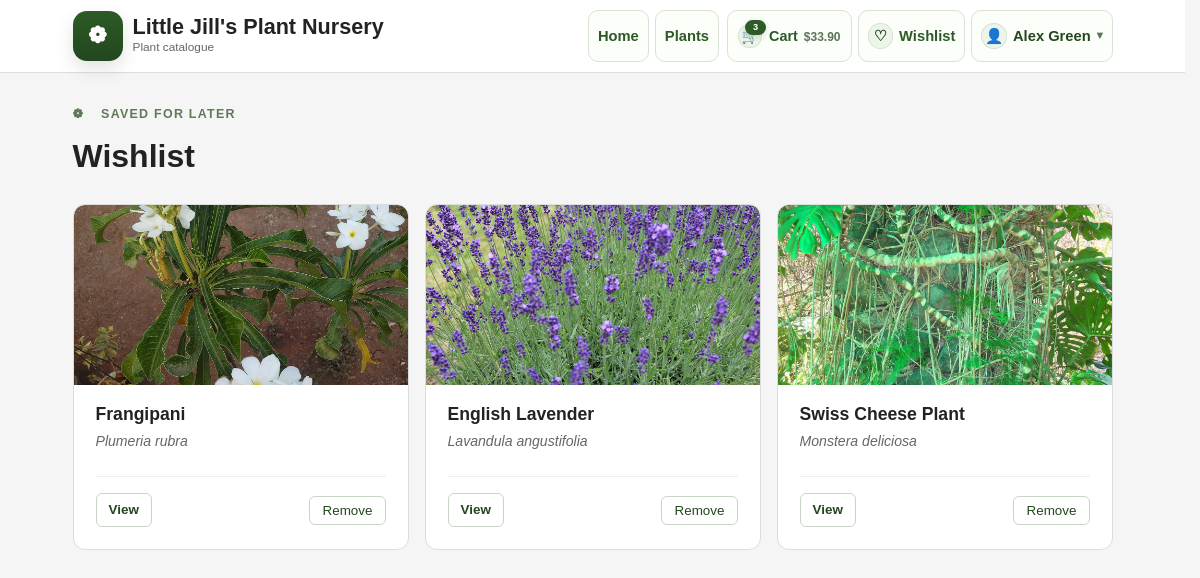
Page /wishlist (signed in) on the committed database.
### models.py (models this page shows, shortened)
class User(db.Model, UserMixin):
    id: Mapped[int] = mapped_column(Integer, primary_key=True, autoincrement=True)
    email: Mapped[str] = mapped_column(String(120), unique=True, nullable=False)
    full_name: Mapped[str] = mapped_column(String(100), nullable=False)
    password_hash: Mapped[str] = mapped_column(String(255), nullable=False)
    is_staff: Mapped[bool] = mapped_column(Boolean, default=False)
    carts: Mapped[list["Cart"]] = relationship(back_populates="user")
    orders: Mapped[list["Order"]] = relationship(back_populates="user")
    address: Mapped[Optional["UserAddress"]] = relationship(
        back_populates="user",
        cascade="all, delete-orphan",
        uselist=False,
    )
    wishlist: Mapped[list["Wishlist"]] = relationship(back_populates="user")

class Wishlist(db.Model):
    id: Mapped[int] = mapped_column(primary_key=True)
    user_id: Mapped[int] = mapped_column(ForeignKey("user.id"), nullable=False, index=True)
    plant_id: Mapped[int] = mapped_column(ForeignKey("plant.id"), nullable=False, index=True)
    created_at: Mapped[datetime] = mapped_column(DateTime, default=datetime.utcnow, nullable=False)
    user: Mapped["User"] = relationship(back_populates="wishlist")
    plant: Mapped["Plant"] = relationship()

class Plant(db.Model):
    id: Mapped[int] = mapped_column(primary_key=True)
    common_name: Mapped[str] = mapped_column(String(100))
    scientific_name: Mapped[Optional[str]] = mapped_column(String(100))
    category_id: Mapped[Optional[int]] = mapped_column(ForeignKey('category.id'))
    species_id: Mapped[Optional[int]] = mapped_column(ForeignKey('species.id'))
    variety_id: Mapped[Optional[int]] = mapped_column(ForeignKey('variety.id'))
    description: Mapped[Optional[str]] = mapped_column(String(200))
    colour: Mapped[Optional[str]] = mapped_column(String(50))
    growth_width: Mapped[Optional[float]] = mapped_column(Float)
    growth_height: Mapped[Optional[float]] = mapped_column(Float)
    fragrant: Mapped[Optional[bool]] = mapped_column(Boolean, default=False)
    frost_sensitive: Mapped[Optional[bool]] = mapped_column(Boolean, default=False)
    flowering_period: Mapped[Optional[str]] = mapped_column(String(200))
    light_requirements: Mapped[Optional[str]] = mapped_column(String(200))
    soil_requirements: Mapped[Optional[str]] = mapped_column(String(200))
    planting_advice: Mapped[Optional[str]] = mapped_column(String(200))
    watering_needs: Mapped[Optional[str]] = mapped_column(String(200))
    pruning_needs: Mapped[Optional[str]] = mapped_column(String(200))
    images: Mapped[Optional[list]] = mapped_column(JSON, default=list)
    plant_pots: Mapped[list["PlantPot"]] = relationship(back_populates="plant")
    cart_items: Mapped[list["CartItem"]] = relationship(back_populates="plant")
    @property
    def primary_image(self) -> Optional[str]:
        return self.images[0] if self.images else None

### app.py (the view)
@app.route("/wishlist")
@login_required
def wishlist():
    wishlist_items = Wishlist.query.filter_by(user_id=current_user.id).order_by(Wishlist.created_at.desc()).all()
    return render_template(
        "wishlist.html",
        wishlist_items=wishlist_items,
    )

### app.py (called while the page is built)
@login_manager.user_loader
def load_user(user_id):
    return User.query.get(int(user_id))

def decimal_price(value):
    if value is None:
        return Decimal("0.00")
    if isinstance(value, Decimal):
        return value.quantize(Decimal("0.01"))
    return Decimal(str(value)).quantize(Decimal("0.01"))

def build_cart_summary(cart):
    items = []
    subtotal = Decimal("0.00")
    for item in cart.items:
        unit_price = decimal_price(item.unit_price_snapshot)
        line_total = unit_price * item.quantity
        subtotal += line_total
        items.append(
            {
                "id": item.id,
                "plant_id": item.plant_id,
                "pot_id": item.pot_id,
                "name": item.plant_name_snapshot,
                "pot_size": item.pot_size_snapshot,
                "image_filename": item.image_snapshot,
                "quantity": item.quantity,
                "unit_price": unit_price,
                "line_total": line_total,
                "plant": item.plant,
            }
        )
    return {
        "items": items,
        "subtotal": subtotal,
        "total": subtotal,
        "item_count": sum(item["quantity"] for item in items),
    }

def get_active_cart(user):
    return (
        Cart.query.filter_by(user_id=user.id, status="active")
        .order_by(Cart.updated_at.desc(), Cart.id.desc())
        .first()
    )

def get_header_cart_summary():
    if not current_user.is_authenticated:
        return {
            "header_cart_item_count": 0,
            "header_cart_total": Decimal("0.00"),
        }
    cart = get_active_cart(current_user)
    if cart is None:
        return {
            "header_cart_item_count": 0,
            "header_cart_total": Decimal("0.00"),
        }
    summary = build_cart_summary(cart)
    return {
        "header_cart_item_count": summary["item_count"],
        "header_cart_total": summary["total"],
    }

@app.context_processor
def inject_header_cart_summary():
    return get_header_cart_summary()

### templates/wishlist.html (shortened to what this page needs)
<!DOCTYPE html>
<html lang="en">
<head>
    <link rel="stylesheet" href="{{ url_for('static', filename='styles.css') }}">
</head>
<body>
    {% include '_header.html' %}
    <main class="container">
        <div class="page-header">
            <p class="page-header__eyebrow">❁ &ensp; saved for later</p>
            <h1>Wishlist</h1>
        </div>
        {% if wishlist_items %}
            <div class="plant-grid">
                {% for item in wishlist_items %}
                    <article class="plant-card">
                        {% if item.plant.primary_image %}
                        <div class="plant-card__image">
                            <img src="{{ url_for('static', filename='images/' ~ item.plant.primary_image) }}" alt="{{ item.plant.common_name }}">
                        </div>
                        {% endif %}
                        <div class="plant-card__body">
                            <h3 class="plant-card__name">{{ item.plant.common_name }}</h3>
                            {% if item.plant.scientific_name %}
                                <p class="plant-card__sci"><em>{{ item.plant.scientific_name }}</em></p>
                            {% endif %}
                        </div>
                        <div class="plant-card__footer">
                            <a class="button-link button-link--sm button-secondary" href="{{ url_for('plant_detail', id=item.plant.id) }}">View</a>
                            <div class="wishlist-card-actions">
                                <form method="post" action="{{ url_for('remove_from_wishlist', plant_id=item.plant.id) }}">
                                    <button type="submit" class="button-secondary button-link--sm">Remove</button>
                                </form>
                            </div>
                        </div>
                    </article>
                {% endfor %}
            </div>
        {% else %}
            <div class="empty-state">
                <p class="empty-state__msg">No wishlist items yet.</p>
                <a class="button-link" href="{{ url_for('plants_index') }}">Browse plants</a>
            </div>
        {% endif %}
    </main>
</body>
</html>

### templates/_header.html (shortened to what this page needs)
<header class="site-header">
    <div class="site-header__inner">
        <a class="brand" href="{{ url_for('home') }}">
            <span class="brand-mark" aria-hidden="true">
                <span class="icon-glyph icon-glyph--brand">❁</span>
            </span>
            <span class="brand-text">
                <span class="brand-name">Little Jill's Plant Nursery</span>
                <small>Plant catalogue</small>
            </span>
        </a>
        <div class="header-actions">
            <nav class="site-nav site-nav--primary">
                <a class="nav-button" href="{{ url_for('home') }}">
                    <span>Home</span>
                </a>
                <a class="nav-button" href="{{ url_for('plants_index') }}">
                    <span>Plants</span>
                </a>
            </nav>
            <nav class="site-nav site-nav--utility">
                <a class="nav-button nav-button--cart" href="{{ url_for('cart') }}">
                    <span class="nav-icon-chip nav-icon-chip--cart" aria-hidden="true">
                        <span class="nav-icon-chip__emoji">🛒</span>
                        <span class="nav-icon-chip__badge">{{ header_cart_item_count }}</span>
                    </span>
                    <span class="nav-button__content">
                        <span class="nav-button__title">Cart</span>
                        <span class="nav-button__subtitle">${{ '%.2f'|format(header_cart_total) }}</span>
                    </span>
                </a>
                {% if current_user.is_authenticated %}
                <a class="nav-button" href="{{ url_for('wishlist') }}">
                    <span class="nav-icon-chip" aria-hidden="true">♡</span>
                    <span>Wishlist</span>
                </a>
                <details class="account-menu">
                    <summary class="nav-button account-menu__summary">
                        <span class="nav-icon-chip" aria-hidden="true">👤</span>
                        <span>{{ current_user.full_name }}</span>
                        <span class="account-menu__caret" aria-hidden="true">▾</span>
                    </summary>
                </details>
                {% else %}
                <a class="nav-button nav-button--icon" href="{{ url_for('login') }}">
                    <span class="nav-icon-chip" aria-hidden="true">⇥</span>
                    <span>Login</span>
                </a>
                {% endif %}
            </nav>
        </div>
    </div>
</header>

### static/css/base.css (style rules this page uses)
body { margin: 0; font-family: Arial, sans-serif; background: #f5f5f5; color: #222; line-height: 1.5; }
html { scrollbar-gutter: stable; }
.container { max-width: 1040px; margin: 0 auto; padding: 24px; }

### static/css/header.css (style rules this page uses)
.site-header { background: #fff; border-bottom: 1px solid #ddd; }
.site-header__inner { max-width: 1040px; margin: 0 auto; padding: 10px 18px; display: flex; justify-content: space-between; align-items: center; gap: 12px; }
.brand { display: inline-flex; align-items: center; gap: 10px; font-weight: 700; text-decoration: none; color: #222; flex: 0 0 auto; }
.brand-mark { display: inline-flex; align-items: center; justify-content: center; width: 50px; height: 50px; border-radius: 14px; background: linear-gradient(180deg, #2d5a27 0%, #23471f 100%); color: #fff; flex: 0 0 auto; box-shadow: 0 8px 18px rgba(35, 71, 31, 0.14); }
.icon-glyph { display: inline-flex; align-items: center; justify-content: center; line-height: 1; }
.icon-glyph--brand { font-size: 1.4rem; display: inline-block; transition: transform 0.05s; }
.brand-text { display: grid; }
.brand-name { font-size: 1.35rem; line-height: 1.1; }
.brand small { display: block; color: #666; font-weight: 400; font-size: 0.74rem; }
.header-actions { display: flex; align-items: center; justify-content: flex-end; gap: 8px; min-width: 0; flex: 1 1 auto; }
.site-nav { display: flex; gap: 6px; flex-wrap: nowrap; align-items: center; }
.site-nav a { color: #2d5a27; text-decoration: none; }
.nav-button { display: inline-flex; align-items: center; gap: 6px; padding: 7px 9px; border: 1px solid #d8e3d5; border-radius: 10px; background: #fbfef9; text-decoration: none; line-height: 1; font-weight: 600; font-size: 0.92rem; white-space: nowrap; color: #23471f; transition: transform 0.15s ease, box-shadow 0.15s ease, border-color 0.15s ease, background 0.15s ease; min-height: 36px; }
.nav-icon-chip { display: inline-flex; align-items: center; justify-content: center; width: 1.6rem; height: 1.6rem; border-radius: 999px; background: #edf4ea; color: #23471f; font-size: 0.92rem; box-shadow: inset 0 0 0 1px #d8e3d5; flex: 0 0 auto; }
.nav-button__content { display: inline-flex; align-items: baseline; gap: 6px; min-width: 0; }
.nav-button__title { font-size: 0.9rem; }
.nav-button__subtitle { font-size: 0.75rem; color: #5e725a; }
.nav-button--cart { min-width: 0; gap: 7px; padding: 7px 10px; align-items: center; background: #fbfef9; }
.nav-button--cart .nav-button__content { line-height: 1; }
.site-nav--primary .nav-button { padding: 7px 9px; }
.site-nav--primary { flex: 1 1 auto; justify-content: flex-end; min-width: 0; }
.site-nav--utility { justify-content: flex-end; flex: 0 0 auto; }
.nav-button--cart .nav-icon-chip { width: 1.5rem; height: 1.5rem; position: relative; background: #edf4ea; color: #23471f; }
.nav-icon-chip__emoji { font-size: 0.88rem; line-height: 1; }
.nav-icon-chip__badge { position: absolute; top: -4px; right: -4px; min-width: 0.92rem; height: 0.92rem; padding: 0 3px; border-radius: 999px; background: #2d5a27; color: #fff; font-size: 0.58rem; font-weight: 700; line-height: 1; display: inline-flex; align-items: center; justify-content: center; box-shadow: 0 2px 6px rgba(45, 90, 39, 0.18); }
.account-menu { position: relative; }
.account-menu summary { list-style: none; }
.account-menu__summary { cursor: pointer; }
.account-menu__caret { font-size: 0.72rem; color: #5e725a; }

### static/css/buttons.css (style rules this page uses)
button { padding: 10px 14px; border: none; border-radius: 6px; background: #2d5a27; color: #fff; cursor: pointer; }
.button-link { display: inline-flex; align-items: center; justify-content: center; padding: 10px 16px; border-radius: 8px; background: #2d5a27; color: #fff; text-decoration: none; font-weight: 600; font-size: 0.92rem; border: none; cursor: pointer; }
.button-link--sm { padding: 6px 12px; font-size: 0.84rem; border-radius: 6px; }
.button-secondary { background: #fff; color: #23471f; border: 1px solid #c7d6c3; }

### rows in the picture
User: full_name "Alex Green"
Wishlist: shows a picture, plant.common_name "Frangipani", plant.scientific_name "Plumeria rubra"
Wishlist: shows a picture, plant.common_name "English Lavender", plant.scientific_name "Lavandula angustifolia"
Wishlist: shows a picture, plant.common_name "Swiss Cheese Plant", plant.scientific_name "Monstera deliciosa"

### other values in the picture
{{ header_cart_item_count }} "3"
{{ '%.2f'|format(header_cart_total) }} "33.90"
